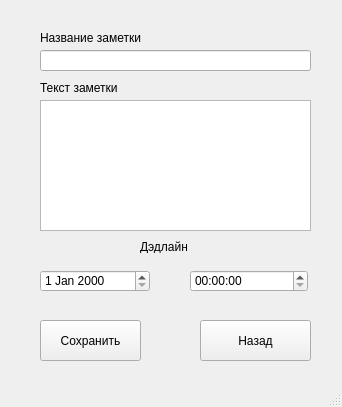
<?xml version="1.0" encoding="UTF-8"?>
<ui version="4.0">
 <class>CreateNote</class>
 <widget class="QMainWindow" name="CreateNote">
  <property name="geometry">
   <rect>
    <x>0</x>
    <y>0</y>
    <width>342</width>
    <height>407</height>
   </rect>
  </property>
  <property name="windowTitle">
   <string>MainWindow</string>
  </property>
  <widget class="QWidget" name="centralwidget">
   <widget class="QPushButton" name="backButton">
    <property name="geometry">
     <rect>
      <x>200</x>
      <y>320</y>
      <width>111</width>
      <height>41</height>
     </rect>
    </property>
    <property name="text">
     <string>Назад</string>
    </property>
   </widget>
   <widget class="QPushButton" name="saveNoteButton">
    <property name="geometry">
     <rect>
      <x>40</x>
      <y>320</y>
      <width>101</width>
      <height>41</height>
     </rect>
    </property>
    <property name="text">
     <string>Сохранить</string>
    </property>
   </widget>
   <widget class="QLineEdit" name="titleEdit">
    <property name="geometry">
     <rect>
      <x>40</x>
      <y>50</y>
      <width>271</width>
      <height>21</height>
     </rect>
    </property>
    <property name="text">
     <string/>
    </property>
   </widget>
   <widget class="QTextEdit" name="textEdit">
    <property name="geometry">
     <rect>
      <x>40</x>
      <y>100</y>
      <width>271</width>
      <height>131</height>
     </rect>
    </property>
    <property name="html">
     <string>&lt;!DOCTYPE HTML PUBLIC &quot;-//W3C//DTD HTML 4.0//EN&quot; &quot;http://www.w3.org/TR/REC-html40/strict.dtd&quot;&gt;
&lt;html&gt;&lt;head&gt;&lt;meta name=&quot;qrichtext&quot; content=&quot;1&quot; /&gt;&lt;style type=&quot;text/css&quot;&gt;
p, li { white-space: pre-wrap; }
&lt;/style&gt;&lt;/head&gt;&lt;body style=&quot; font-family:'MS Shell Dlg 2'; font-size:8.25pt; font-weight:400; font-style:normal;&quot;&gt;
&lt;p style=&quot;-qt-paragraph-type:empty; margin-top:0px; margin-bottom:0px; margin-left:0px; margin-right:0px; -qt-block-indent:0; text-indent:0px;&quot;&gt;&lt;br /&gt;&lt;/p&gt;&lt;/body&gt;&lt;/html&gt;</string>
    </property>
   </widget>
   <widget class="QLabel" name="label">
    <property name="geometry">
     <rect>
      <x>140</x>
      <y>240</y>
      <width>47</width>
      <height>13</height>
     </rect>
    </property>
    <property name="text">
     <string>Дэдлайн:</string>
    </property>
   </widget>
   <widget class="QDateEdit" name="dateEdit">
    <property name="geometry">
     <rect>
      <x>40</x>
      <y>270</y>
      <width>110</width>
      <height>22</height>
     </rect>
    </property>
   </widget>
   <widget class="QTimeEdit" name="timeEdit">
    <property name="geometry">
     <rect>
      <x>190</x>
      <y>270</y>
      <width>118</width>
      <height>22</height>
     </rect>
    </property>
   </widget>
   <widget class="QLabel" name="label_2">
    <property name="geometry">
     <rect>
      <x>40</x>
      <y>30</y>
      <width>111</width>
      <height>16</height>
     </rect>
    </property>
    <property name="text">
     <string>Название заметки</string>
    </property>
   </widget>
   <widget class="QLabel" name="label_3">
    <property name="geometry">
     <rect>
      <x>40</x>
      <y>80</y>
      <width>101</width>
      <height>16</height>
     </rect>
    </property>
    <property name="text">
     <string>Текст заметки</string>
    </property>
   </widget>
  </widget>
  <widget class="QMenuBar" name="menubar">
   <property name="geometry">
    <rect>
     <x>0</x>
     <y>0</y>
     <width>342</width>
     <height>20</height>
    </rect>
   </property>
  </widget>
  <widget class="QStatusBar" name="statusbar"/>
 </widget>
 <resources/>
 <connections/>
</ui>
